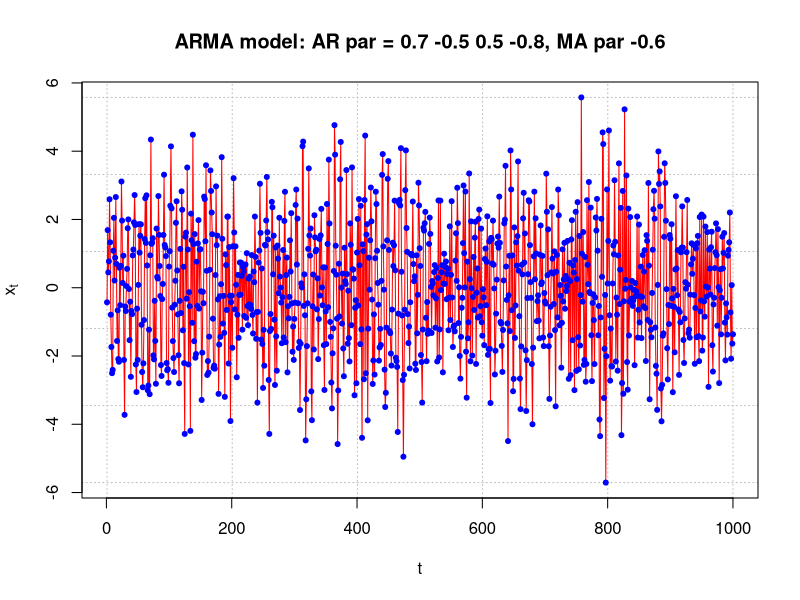
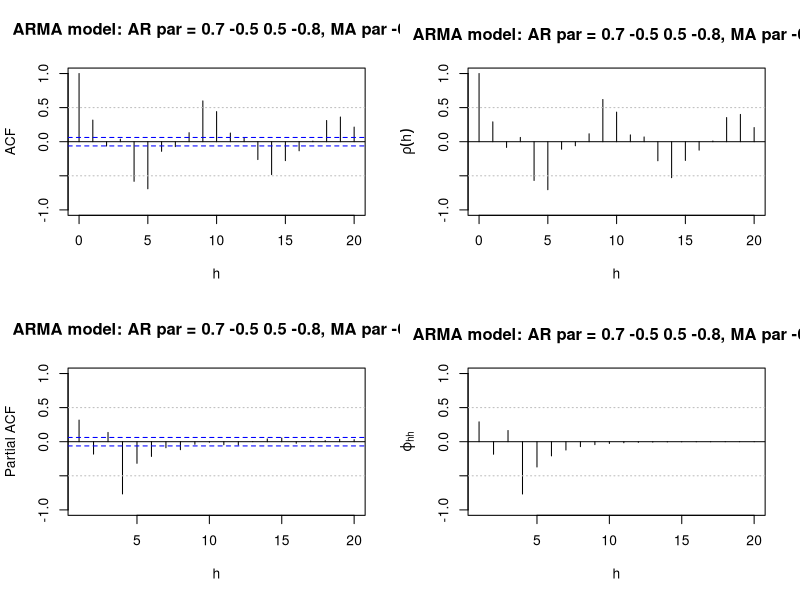

These charts were generated, in order, by the following R code:
#####################################################################
# NAME:  Chris Bilder                                               #
# DATE:  12-22-06                                                   #
# PURPOSE: Simulate samples from an ARMA(p,q) process               #
#                                                                   #
# NOTES:                                                            #
#####################################################################


  list.ar<-c(0.8);  list.ma<-c(0.5); plot.title<-"AR par = 0.8, MA par 0.5"
  list.ar<-c(0.8);  list.ma<-c(0); plot.title<-"AR par = 0.8"
  list.ar<-c(0);  list.ma<-c(0.5); plot.title<-"MA par 0.5"
  list.ar<-c(0.7, -0.5); list.ma<-c(-0.5); plot.title<-"AR par = 0.7 -0.5, MA par -0.5"
  list.ar<-c(0.7, -0.5, 0.5, -0.8); list.ma<-c(-0.6); plot.title<-"AR par = 0.7 -0.5 0.5 -0.8, MA par -0.6"


  #Simulate the data
  set.seed(1788)
  x<-arima.sim(model = list(ar = list.ar, ma = list.ma), n = 1000, rand.gen = rnorm, sd = 1)
  
  
  #Plot of the data
  win.graph(width = 8, height = 6, pointsize = 10)  
  plot(x = x, ylab = expression(x[t]), xlab = "t", type = "l", col = c("red"),  
        main =  paste("ARMA model:", plot.title), 
        panel.first=grid(col = "gray", lty = "dotted"))
  points(x = x, pch = 20, col = "blue")


 #Estimated ACF and PACF
  win.graph(width = 8, height = 6, pointsize = 10)  
  par(mfcol = c(2,2))
  acf(x = x, type = "correlation", lag.max = 20, ylim = c(-1,1), xlab = "h",
      main = paste("ARMA model:", plot.title))
  abline(h = c(-0.5, 0.5), lty = "dotted", col = "gray")
  pacf(x = x, lag.max = 20, ylim = c(-1,1), xlab = "h",
       main = paste("ARMA model:", plot.title))
  abline(h = c(-0.5, 0.5), lty = "dotted", col = "gray")
  #Note: acf(x = x, type = "partial") also gives the PACF plot
  
  
  #True ACF and PACF
  plot(y = ARMAacf(ar = list.ar, ma = list.ma, lag.max = 20), x = 0:20, type = "h", ylim = c(-1,1), xlab = "h", ylab = expression(rho(h)),
       main = paste("ARMA model:", plot.title))
  abline(h = 0)
  abline(h = c(-0.5, 0.5), lty = "dotted", col = "gray")
  plot(x = ARMAacf(ar = list.ar, ma = list.ma, lag.max = 20, pacf = TRUE), type = "h", ylim = c(-1,1), xlab = "h", ylab = expression(phi1[hh]),
       main = paste("ARMA model:", plot.title))
  abline(h = 0)
  abline(h = c(-0.5, 0.5), lty = "dotted", col = "gray")

#, col = "red", lwd = 2

#
